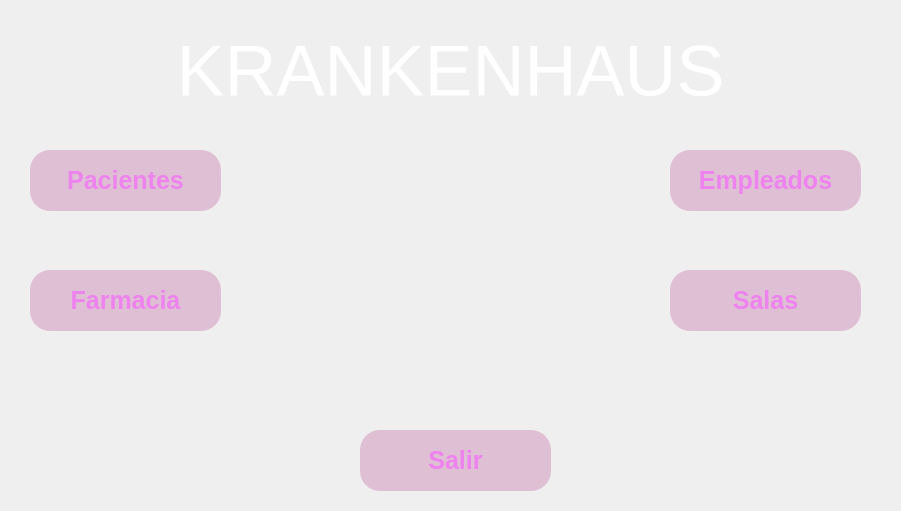
<?xml version="1.0" encoding="UTF-8"?>
<ui version="4.0">
 <class>Krankenhaus</class>
 <widget class="QMainWindow" name="Krankenhaus">
  <property name="windowModality">
   <enum>Qt::WindowModal</enum>
  </property>
  <property name="geometry">
   <rect>
    <x>0</x>
    <y>0</y>
    <width>901</width>
    <height>511</height>
   </rect>
  </property>
  <property name="windowTitle">
   <string>Krankenhaus</string>
  </property>
  <widget class="QWidget" name="centralWidget">
   <widget class="QLabel" name="label">
    <property name="geometry">
     <rect>
      <x>0</x>
      <y>0</y>
      <width>901</width>
      <height>511</height>
     </rect>
    </property>
    <property name="text">
     <string/>
    </property>
    <property name="pixmap">
     <pixmap>../imagenes/ltmWANZ.png</pixmap>
    </property>
    <property name="scaledContents">
     <bool>true</bool>
    </property>
   </widget>
   <widget class="QLabel" name="label_2">
    <property name="geometry">
     <rect>
      <x>0</x>
      <y>20</y>
      <width>901</width>
      <height>101</height>
     </rect>
    </property>
    <property name="font">
     <font>
      <pointsize>-1</pointsize>
     </font>
    </property>
    <property name="styleSheet">
     <string notr="true">#label_2{
	font-size: 72px;
	color:white;
}</string>
    </property>
    <property name="text">
     <string>KRANKENHAUS</string>
    </property>
    <property name="alignment">
     <set>Qt::AlignCenter</set>
    </property>
   </widget>
   <widget class="QPushButton" name="ir_pacientes">
    <property name="enabled">
     <bool>true</bool>
    </property>
    <property name="geometry">
     <rect>
      <x>30</x>
      <y>150</y>
      <width>191</width>
      <height>61</height>
     </rect>
    </property>
    <property name="font">
     <font>
      <pointsize>-1</pointsize>
      <weight>75</weight>
      <italic>false</italic>
      <bold>true</bold>
     </font>
    </property>
    <property name="cursor">
     <cursorShape>PointingHandCursor</cursorShape>
    </property>
    <property name="styleSheet">
     <string notr="true">#ir_pacientes{
	background-color: rgba(160, 0, 100, 0.2);
	font: bold 25px;
	border-radius: 20px;
	color: violet;
}

#ir_pacientes:hover{
	background-color: rgba(160, 0, 100, 0.8);
}</string>
    </property>
    <property name="text">
     <string>Pacientes</string>
    </property>
   </widget>
   <widget class="QPushButton" name="ir_empleados">
    <property name="geometry">
     <rect>
      <x>670</x>
      <y>150</y>
      <width>191</width>
      <height>61</height>
     </rect>
    </property>
    <property name="font">
     <font>
      <pointsize>-1</pointsize>
      <weight>75</weight>
      <italic>false</italic>
      <bold>true</bold>
     </font>
    </property>
    <property name="cursor">
     <cursorShape>PointingHandCursor</cursorShape>
    </property>
    <property name="styleSheet">
     <string notr="true">#ir_empleados{
	background-color: rgba(160, 0, 100, 0.2);
	font: bold 25px;
	border-radius: 20px;
	color: violet;
}

#ir_empleados:hover{
	background-color: rgba(160, 0, 100, 0.8);
}</string>
    </property>
    <property name="text">
     <string>Empleados</string>
    </property>
   </widget>
   <widget class="QPushButton" name="ir_farmacia">
    <property name="geometry">
     <rect>
      <x>30</x>
      <y>270</y>
      <width>191</width>
      <height>61</height>
     </rect>
    </property>
    <property name="font">
     <font>
      <pointsize>-1</pointsize>
      <weight>75</weight>
      <italic>false</italic>
      <bold>true</bold>
     </font>
    </property>
    <property name="cursor">
     <cursorShape>PointingHandCursor</cursorShape>
    </property>
    <property name="styleSheet">
     <string notr="true">#ir_farmacia{
	background-color: rgba(160, 0, 100, 0.2);
	font: bold 25px;
	border-radius: 20px;
	color: violet;
}

#ir_farmacia:hover{
	background-color: rgba(160, 0, 100, 0.8);
}</string>
    </property>
    <property name="text">
     <string>Farmacia</string>
    </property>
   </widget>
   <widget class="QPushButton" name="ir_salas">
    <property name="geometry">
     <rect>
      <x>670</x>
      <y>270</y>
      <width>191</width>
      <height>61</height>
     </rect>
    </property>
    <property name="font">
     <font>
      <pointsize>-1</pointsize>
      <weight>75</weight>
      <italic>false</italic>
      <bold>true</bold>
     </font>
    </property>
    <property name="cursor">
     <cursorShape>PointingHandCursor</cursorShape>
    </property>
    <property name="styleSheet">
     <string notr="true">#ir_salas{
	background-color: rgba(160, 0, 100, 0.2);
	font: bold 25px;
	border-radius: 20px;
	color: violet;
}

#ir_salas:hover{
	background-color: rgba(160, 0, 100, 0.8);
}</string>
    </property>
    <property name="text">
     <string>Salas</string>
    </property>
   </widget>
   <widget class="QPushButton" name="salir">
    <property name="geometry">
     <rect>
      <x>360</x>
      <y>430</y>
      <width>191</width>
      <height>61</height>
     </rect>
    </property>
    <property name="font">
     <font>
      <pointsize>-1</pointsize>
      <weight>75</weight>
      <italic>false</italic>
      <bold>true</bold>
     </font>
    </property>
    <property name="cursor">
     <cursorShape>PointingHandCursor</cursorShape>
    </property>
    <property name="styleSheet">
     <string notr="true">#salir{
	background-color: rgba(160, 0, 100, 0.2);
	font: bold 25px;
	border-radius: 20px;
	color: violet;
}

#salir:hover{
	background-color: rgba(160, 0, 100, 0.8);
}</string>
    </property>
    <property name="text">
     <string>Salir</string>
    </property>
   </widget>
  </widget>
 </widget>
 <layoutdefault spacing="6" margin="11"/>
 <resources/>
 <connections/>
</ui>
